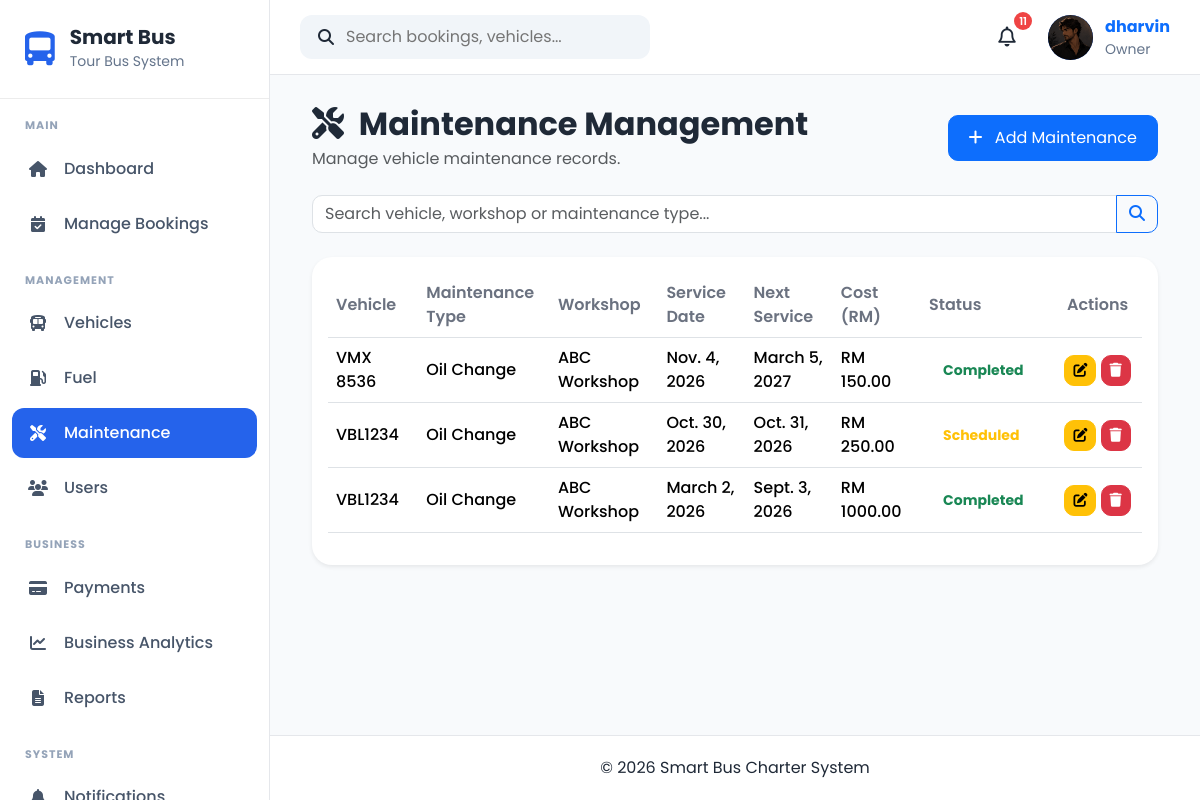
Before: /maintenance/ (signed in) with the older database file.
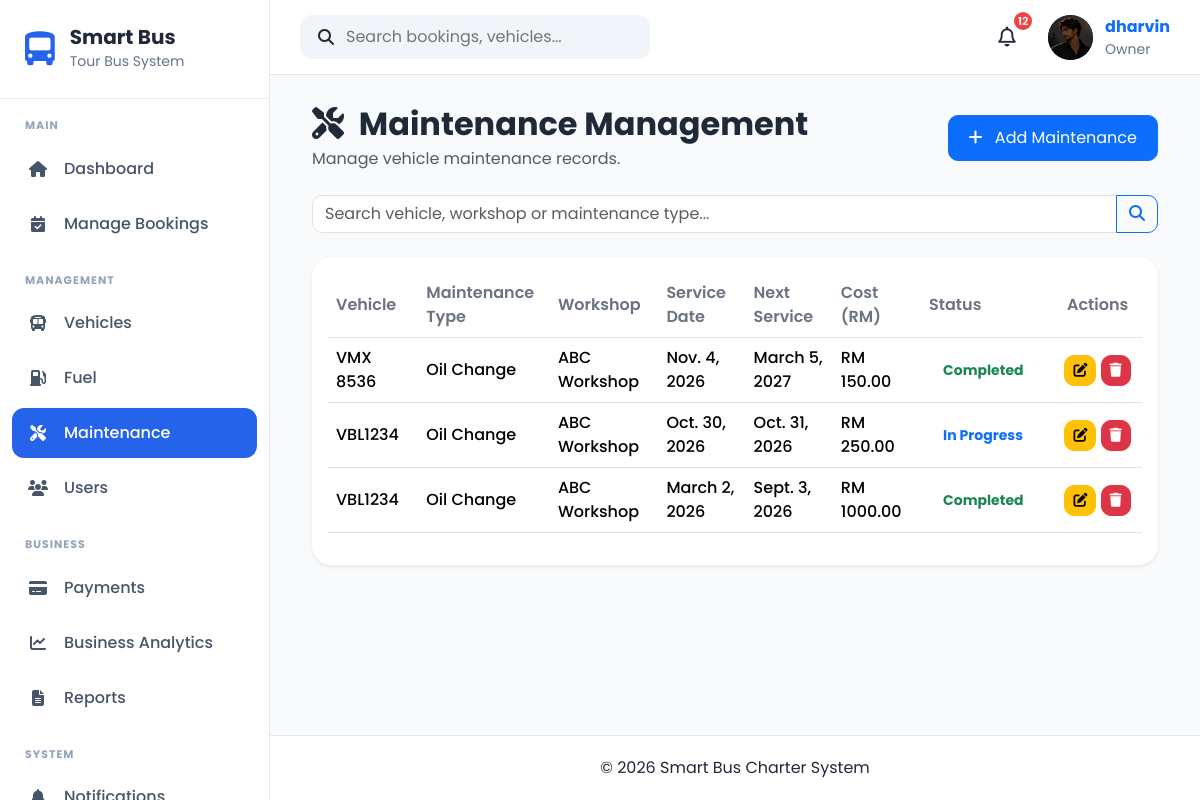
After: the same page with the newer database file.
### apps/maintenance/models.py (models this page shows, shortened)
class Maintenance(models.Model):
    MAINTENANCE_TYPE_CHOICES = [
        ("Oil Change", "Oil Change"),
        ("Engine Service", "Engine Service"),
        ("Brake Service", "Brake Service"),
        ("Tyre Replacement", "Tyre Replacement"),
        ("Air Conditioning", "Air Conditioning"),
        ("Battery Replacement", "Battery Replacement"),
        ("General Inspection", "General Inspection"),
        ("Other", "Other"),
    ]
    STATUS_CHOICES = [
        ("Scheduled", "Scheduled"),
        ("In Progress", "In Progress"),
        ("Completed", "Completed"),
        ("Cancelled", "Cancelled"),
    ]
    MAINTENANCE_LABEL_CHOICES = [
        ("Yes", "Yes"),
        ("No", "No"),
    ]
    vehicle = models.ForeignKey(
        Vehicle,
        on_delete=models.CASCADE,
        related_name="maintenance_records",
    )
    assigned_driver = models.ForeignKey(
        "drivers.Driver",
        on_delete=models.SET_NULL,
        null=True,
        blank=True,
        related_name="maintenance_assignments",
        help_text="Driver assigned to this maintenance task"
    )
    maintenance_type = models.CharField(
        max_length=50,
        choices=MAINTENANCE_TYPE_CHOICES,
    )
    workshop = models.CharField(
        max_length=150,
    )
    service_date = models.DateField()
    start_time = models.TimeField(
        null=True,
        blank=True,
        help_text="Scheduled maintenance start time"
    )
    end_time = models.TimeField(
        null=True,
        blank=True,
        help_text="Scheduled maintenance end time"
    )
    next_service_date = models.DateField(
        blank=True,
        null=True,
    )
    mileage = models.PositiveIntegerField(
        help_text="Vehicle mileage (km)"
    )
    cost = models.DecimalField(
        max_digits=10,
        decimal_places=2,
    )
    status = models.CharField(
        max_length=20,
        choices=STATUS_CHOICES,
        default="Scheduled",
    )
    needs_maintenance = models.CharField(
        max_length=3,
        choices=MAINTENANCE_LABEL_CHOICES,
        default="No",
        help_text="Used for AI model training",
    )
    remarks = models.TextField(
        blank=True,
    )
    created_at = models.DateTimeField(
        default=timezone.now,
    )
    updated_at = models.DateTimeField(
        auto_now=True,
    )
    start_time = models.TimeField(
        null=True,
        blank=True,
        help_text="Scheduled maintenance start time"
    )
    end_time = models.TimeField(
        null=True,
        blank=True,
        help_text="Scheduled maintenance end time"
    )
    class Meta:
        ordering = ["-service_date", "-created_at"]

### apps/vehicles/models.py (models this page shows, shortened)
class Vehicle(models.Model):
    STATUS_CHOICES = [
        ("Available", "Available"),
        ("Booked", "Booked"),
        ("Maintenance", "Maintenance"),
        ("Inactive", "Inactive"),
    ]
    BUS_TYPE_CHOICES = [
        ("Mini Bus", "Mini Bus"),
        ("Standard Bus", "Standard Bus"),
        ("VIP Coach", "VIP Coach"),
    ]
    registration_number = models.CharField(
        max_length=20,
        unique=True
    )
    vehicle_name = models.CharField(
        max_length=100
    )
    bus_type = models.CharField(
        max_length=30,
        choices=BUS_TYPE_CHOICES
    )
    seat_capacity = models.PositiveIntegerField()
    manufacture_year = models.PositiveIntegerField()
    insurance_expiry = models.DateField()
    road_tax_expiry = models.DateField()
    status = models.CharField(
        max_length=20,
        choices=STATUS_CHOICES,
        default="Available"
    )
    image = models.ImageField(
        upload_to="vehicles/",
        blank=True,
        null=True
    )
    created_at = models.DateTimeField(auto_now_add=True)
    updated_at = models.DateTimeField(auto_now=True)

### apps/maintenance/views.py (the view, shortened to what this page needs)
@admin_required
def maintenance_list(request):
    search = request.GET.get("search", "")
    maintenances = Maintenance.objects.select_related(
        "vehicle"
    ).order_by("-service_date")
    paginator = Paginator(maintenances, 10)
    page_number = request.GET.get("page")
    page_obj = paginator.get_page(page_number)
    context = {
        "page_obj": page_obj,
        "maintenances": page_obj,
        "search": search,
        "is_paginated": page_obj.has_other_pages(),
    }
    return render(
        request,
        "maintenance/maintenance_list.html",
        context,
    )

### apps/accounts/context_processors.py (called while the page is built)
def user_role(request):
    role = None
    if request.user.is_authenticated:
        try:
            role = request.user.profile.role
        except Exception:
            role = None
    return {
        "user_role": role
    }

### apps/notifications/context_processors.py (called while the page is built)
def notification_context(request):
    if not request.user.is_authenticated:
        return {}
    notifications = (
        NotificationRecipient.objects
        .filter(user=request.user)
        .select_related("notification")
        .order_by("-notification__created_at")[:5]
    )
    unread_count = (
        NotificationRecipient.objects
        .filter(
            user=request.user,
            is_read=False
        )
        .count()
    )
    return {
        "navbar_notifications": notifications,
        "unread_notifications": unread_count,
    }

### templates/maintenance/maintenance_list.html (shortened to what this page needs)
{% extends "crud/base_list.html" %}
{% block header_title %}
<i class="fas fa-tools me-2"></i>
Maintenance Management
{% endblock %}
{% block header_subtitle %}
Manage vehicle maintenance records.
{% endblock %}
{% block add_button %}
<a href="{% url 'maintenance:maintenance_create' %}" class="btn btn-primary">
    <i class="fas fa-plus me-2"></i>
    Add Maintenance
</a>
{% endblock %}
{% block search %}
<form method="GET" class="mb-4">
    <div class="input-group">
        <input
            type="text"
            name="search"
            class="form-control"
            placeholder="Search vehicle, workshop or maintenance type..."
            value="{{ search }}">
        <button class="btn btn-outline-primary" type="submit">
            <i class="fas fa-search"></i>
        </button>
    </div>
</form>
{% endblock %}
{% block table %}
<table class="table table-hover align-middle">
    <thead>
        <tr>
            <th>Vehicle</th>
            <th>Maintenance Type</th>
            <th>Workshop</th>
            <th>Service Date</th>
            <th>Next Service</th>
            <th>Cost (RM)</th>
            <th>Status</th>
            <th class="text-center">Actions</th>
        </tr>
    </thead>
    <tbody>
    {% for maintenance in maintenances %}
        <tr>
            <td>{{ maintenance.vehicle.registration_number }}</td>
            <td>{{ maintenance.maintenance_type }}</td>
            <td>{{ maintenance.workshop }}</td>
            <td>{{ maintenance.service_date }}</td>
            <td>
                {% if maintenance.next_service_date %}
                    {{ maintenance.next_service_date }}
                {% else %}
                    -
                {% endif %}
            </td>
            <td>RM {{ maintenance.cost }}</td>
            <td>
                {% if maintenance.status == "Scheduled" %}
                    <span class="badge text-warning">
                        {{ maintenance.status }}
                    </span>
                {% elif maintenance.status == "In Progress" %}
                    <span class="badge text-primary">
                        {{ maintenance.status }}
                    </span>
                {% elif maintenance.status == "Completed" %}
                    <span class="badge text-success">
                        {{ maintenance.status }}
                    </span>
                {% else %}
                    <span class="badge text-danger">
                        {{ maintenance.status }}
                    </span>
                {% endif %}
            </td>
            <td class="text-center">
                <a href="{% url 'maintenance:maintenance_update' maintenance.pk %}"
                   class="btn btn-warning btn-sm">
                    <i class="fas fa-edit"></i>
                </a>
                <a href="{% url 'maintenance:maintenance_delete' maintenance.pk %}"
                   class="btn btn-danger btn-sm">
                    <i class="fas fa-trash"></i>
                </a>
            </td>
        </tr>
    {% endfor %}
    </tbody>
</table>
{% endblock %}

### templates/components/navbar.html (shortened to what this page needs)
{% load static %}
<nav class="navbar-custom">
    <div class="navbar-left">
        <div class="search-box">
            <i class="fa-solid fa-magnifying-glass"></i>
            <input
                type="text"
                placeholder="Search bookings, vehicles..."
            >
        </div>
    </div>
    <div class="navbar-right">
            <div class="notification-icon">
                <button
                    class="notification-btn"
                    id = "notificationBtn">
                    <i class="fa-regular fa-bell"></i>
                    <span
                        class="notification-count"
                        id="notificationCount"
                         {% if unread_notifications == 0 %}style="display:none;"{% endif %}>
                        {{ unread_notifications }}
                    </span>
                </button>
            </div>
        <a href="{% url 'accounts:profile' %}" class="profile-link">
            <div class="profile-menu">
                {% if request.user.profile.profile_picture %}
                    <img
                        src="{{ request.user.profile.profile_picture.url }}"
                        alt="Profile Picture"
                        class="profile-avatar profile-image"
                    >
                {% else %}
                    <div class="profile-avatar">
                        {{ request.user.username|first|upper }}
                    </div>
                {% endif %}
                <div class="profile-info">
                    <strong>{{ request.user.username }}</strong>
                    <small>
                        {{ request.user.profile.role|default:"User" }}
                    </small>
                </div>
            </div>
        </a>
    </div>
</nav>

Changed rows visible on the page:
changed Maintenance: status "Scheduled" → "In Progress"
Other visible differences:
{{ unread_notifications }}: "11" → "12"
